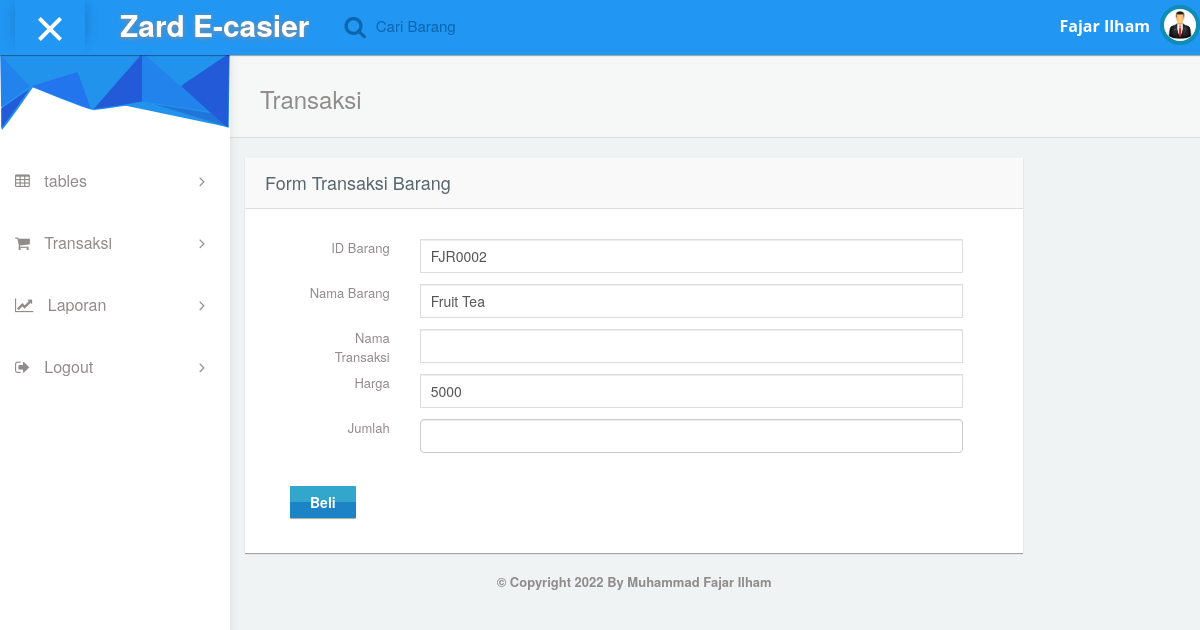
Screenshot of /beli.php?id=2 with the database file from the repository.
### tables this page shows
CREATE TABLE `jual` (
  `id` int(11) NOT NULL,
  `id_barang` varchar(10) NOT NULL,
  `nama_barang` varchar(30) NOT NULL,
  `kategori` varchar(30) NOT NULL,
  `satuan` varchar(20) NOT NULL,
  `stok` int(100) NOT NULL,
  `harga` varchar(225) NOT NULL
);

### beli.php (the view, shortened to what this page needs)
<?php
include 'koneksi.php';
?>
<!DOCTYPE html>
<html lang="en">
<head>
    <link rel="stylesheet" type="text/css" href="asset/css/bootstrap.min.css">
      <link rel="stylesheet" type="text/css" href="asset/css/plugins/font-awesome.min.css"/>
      <link rel="stylesheet" type="text/css" href="asset/css/plugins/simple-line-icons.css"/>
      <link rel="stylesheet" type="text/css" href="asset/css/plugins/animate.min.css"/>
      <link rel="stylesheet" type="text/css" href="asset/css/plugins/fullcalendar.min.css"/>
	<link href="asset/css/style.css" rel="stylesheet">
  </head>
 <body id="mimin" class="dashboard">
        <nav class="navbar navbar-default header navbar-fixed-top">
          <div class="col-md-12 nav-wrapper">
            <div class="navbar-header" style="width:100%;">
              <div class="opener-left-menu is-open">
                <span class="bottom"></span>
              </div>
                <a href="index.html" class="navbar-brand">
                 <b>Zard E-casier</b>
                </a>
              <ul class="nav navbar-nav search-nav">
                <li>
                   <div class="search">
                    <span class="fa fa-search icon-search" style="font-size:23px;"></span>
                    <div class="form-group form-animate-text">
                      <input type="text" class="form-text" required>
                      <label class="label-search">Cari Barang </label>
                    </div>
                  </div>
                </li>
              </ul>
              <ul class="nav navbar-nav navbar-right user-nav">
                <li class="user-name"><span>Fajar Ilham</span></li>
                  <li class="dropdown avatar-dropdown">
                   <img src="asset/img/admin.jpg" class="img-circle avatar" alt="user name" data-toggle="dropdown" aria-haspopup="true" aria-expanded="true"/>
                </li>
              </ul>
            </div>
          </div>
        </nav>
      <div class="container-fluid mimin-wrapper">
            <div id="left-menu">
              <div class="sub-left-menu scroll">
                <ul class="nav nav-list">
                    <li><div class="left-bg"></div></li>
                    <li class="ripple"><a href="index.php"><span class="fa fa-table"></span> tables  <span class="fa-angle-right fa right-arrow text-right"></span> </a>
                    </li>
                    <li class="ripple"><a href="transaksi.php"><span class="fa fa-shopping-cart"></span> Transaksi  <span class="fa-angle-right fa right-arrow text-right"></span> </a>
                    </li>
                    <li class="ripple"><a href="laporan.php"><span class="fa fa-line-chart"></span> Laporan  <span class="fa-angle-right fa right-arrow text-right"></span> </a>
                    </li>
                    <li class="ripple"><a href="logoutt.php" onclick="javascript:return confirm('Yakin Ingin Logout ?');"><span class="fa fa-sign-out"></span> Logout  <span class="fa-angle-right fa right-arrow text-right"></span> </a>
                    </li>
                  </ul>
                </div>
            </div>
            <div id="content">
                <div class="panel box-shadow-none content-header">
                  <div class="panel-body">
                    <div class="col-md-12">
                        <h3 class="animated fadeInLeft">Transaksi</h3>
                    </div>
                  </div>
                </div>
                <div class="form-element">
                  <div class="col-md-12 padding-0">
                    <div class="col-md-10">
                      <div class="panel form-element-padding">
                        <div class="panel-heading">
                         <h4>Form Transaksi Barang</h4>
                        </div>
                        <?php
				$id=$_GET['id'];
				$sql="SELECT * from jual WHERE id='$id'";
				$data=mysqli_query($koneksi,$sql);
				while ($r=mysqli_fetch_array($data)) {
					?>
                        <form method="POST" action="pro_beli.php">
                         <div class="panel-body" style="padding-bottom:30px;">
                          <div class="col-md-12">
                            <div class="form-group"><label class="col-sm-2 control-label text-right">ID Barang</label>
                              <div class="col-sm-10">
                                <input name="id_barang" type="text" class="form-control" value="<?php echo $r['id_barang'];?>" require=""></div>
                            </div>
                            <div class="form-group"><label class="col-sm-2 control-label text-right">Nama Barang</label>
                              <div class="col-sm-10">
                                <input name="nama_barang" type="text" class="form-control" value="<?php echo $r['nama_barang'];?>" require=""></div>
                            </div>
                            <div class="form-group"><label class="col-sm-2 control-label text-right">Nama Transaksi</label>
                              <div class="col-sm-10">
                                <input name="nama_transaksi" type="text" class="form-control" required ></div>
                            </div>
                            <div class="form-group"><label class="col-sm-2 control-label text-right">Harga</label>
                              <div class="col-sm-10">
                                <input name="harga_satuan" type="text" class="form-control" value="<?php echo $r['harga'];?>" require=""></div>
                            </div>
                            <div class="form-group"><label class="col-sm-2 control-label text-right">Jumlah</label>
                              <div class="col-sm-10">
                                <input name="qty" type="number" class="form-control" required ></div>
                            </div>
                             <br><br>
                            <div class="col-md-8">
                                <input  type="submit" class="btn btn-gradient btn-primary align-center"
                                value="Beli" name="bayar"/>
                            </div>
                            <br><br>
                        </div>
                    </div>
                    </form>
                    <?php  } ?>
                 </div>
                 <footer>
  <p><b><center>© Copyright 2022 By Muhammad Fajar Ilham</center></b></p>
</footer>
              </div>
          </div>

### rows the page displays
jual: id_barang "FJR0002", nama_barang "Fruit Tea", harga_satuan "5000"
